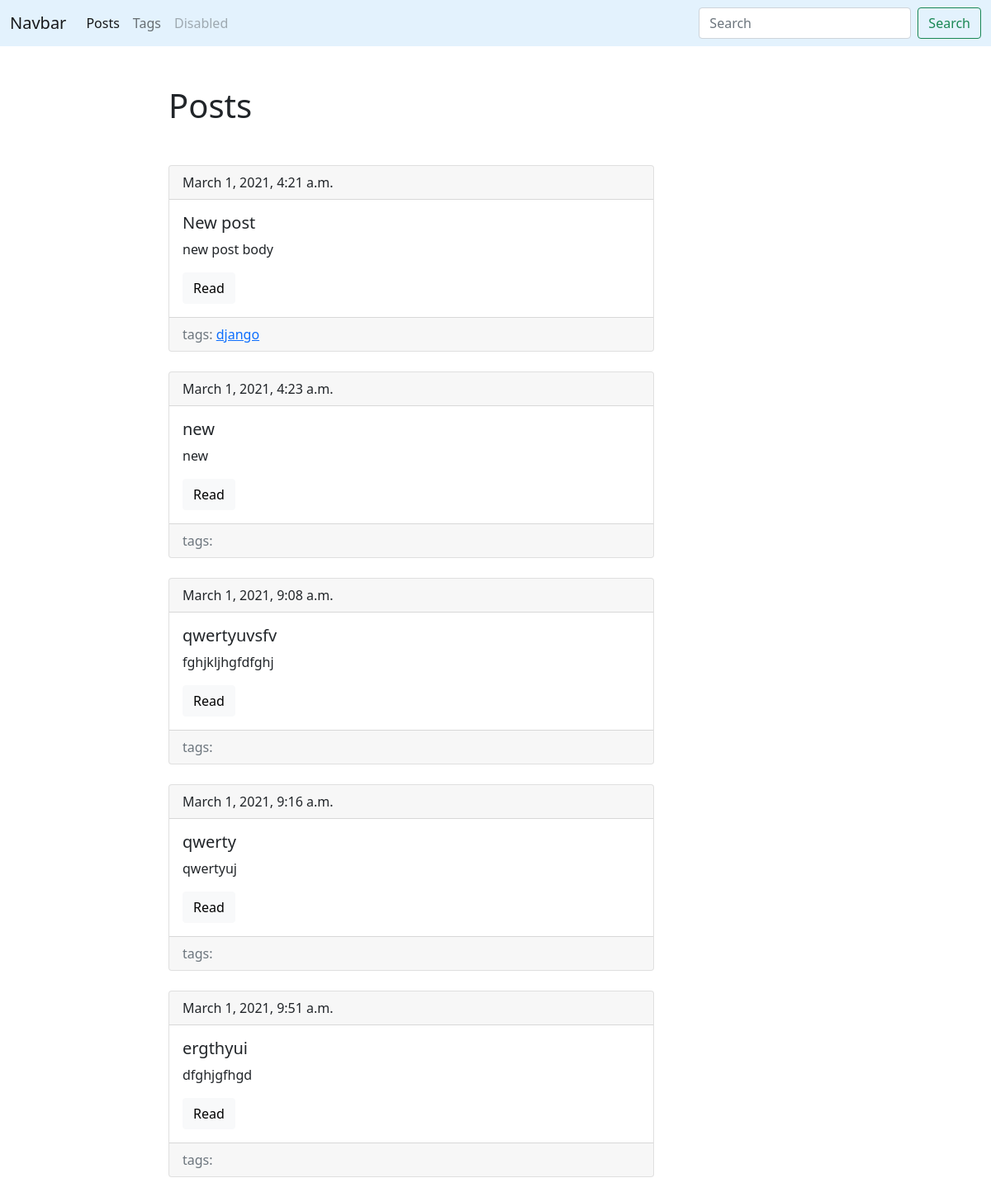
The page /blog/ on the database as committed earlier.
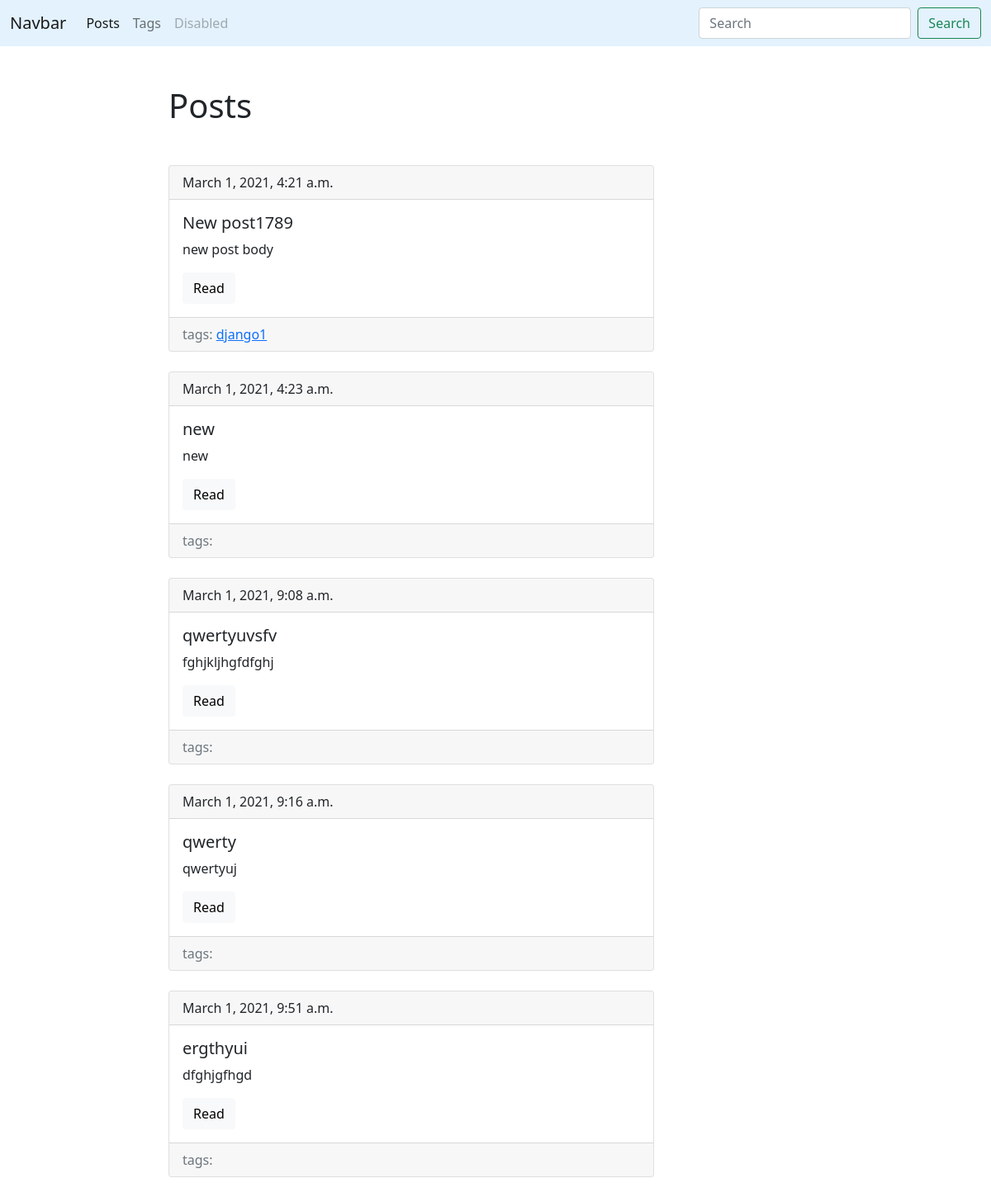
The same page on the database as committed later.
### blog/models.py (models this page shows, shortened)
class Post(models.Model):
    title = models.CharField(max_length=150, db_index=True)
    slug = models.SlugField(max_length=150, blank=True, unique=True)
    body = models.TextField(blank=True, db_index=True)
    tags = models.ManyToManyField('Tag', blank=True, related_name='posts')
    date_pub = models.DateTimeField(auto_now_add=True)
    def get_absolute_url(self):
        return reverse('post_detail', kwargs={'slug':self.slug})

class Tag(models.Model):
    title = models.CharField(max_length=50)
    slug = models.SlugField(max_length=50, unique=True)
    def get_absolute_url(self):
        return reverse('tag_detail', kwargs={'slug':self.slug})

### blog/views.py (the view)
# urls.py: path('', posts_list, name='posts_list'),
def posts_list(request):
    posts = Post.objects.all()
    return render(request, 'blog/index.html', locals())

### blog/templates/blog/index.html (shortened to what this page needs)
{% extends 'blog/base.html' %}
{%block content%}
    <h1 class='mb-5'>Posts</h1>
    {% for post in posts %}
         {% include 'blog/includes/post_card.html' %}
    {% endfor %}
{% endblock %}

### blog/templates/blog/base.html
{% extends 'base.html' %}

### templates/base.html (shortened to what this page needs)
<!DOCTYPE html>
<html lang="en">
<head>
    <link href="https://cdn.jsdelivr.net/npm/bootstrap@5.0.0-beta2/dist/css/bootstrap.min.css" rel="stylesheet">
</head>
<body>
    <nav class="navbar navbar-expand-lg navbar-light" style="background-color: #e3f2fd;">
        <div class="container-fluid">
          <a class="navbar-brand" href="#">Navbar</a>
          <div class="collapse navbar-collapse" id="navbarSupportedContent">
            <ul class="navbar-nav me-auto mb-2 mb-lg-0">
              <li class="nav-item">
                <a class="nav-link active" aria-current="page" href="{% url 'posts_list' %}">Posts</a>
              </li>
              <li class="nav-item">
                <a class="nav-link" href="{% url 'tags_list' %}">Tags</a>
              </li>
              <li class="nav-item">
                <a class="nav-link disabled" href="#" tabindex="-1" aria-disabled="true">Disabled</a>
              </li>
            </ul>
            <form class="d-flex">
              <input class="form-control me-2" type="search" placeholder="Search" aria-label="Search">
              <button class="btn btn-outline-success" type="submit">Search</button>
            </form>
          </div>
        </div>
      </nav>
      <div class='conteiner mt-5'>
          <div class='row'>
              <div class='col-6 offset-md-2'>
                {% block content %}{% endblock%}
              </div>
          </div>
      </div>
</body>
</html>

### blog/templates/blog/includes/post_card.html
<div class="card mb-4">
    <div class="card-header">
      {{ post.date_pub }}
    </div>
    <div class="card-body">
      <h5 class="card-title">{{ post.title }}</h5>
      <p class="card-text">{{ post.body|truncatewords:15 }}</p>
      <a href="{{ post.get_absolute_url }}" class="btn btn-light">Read</a>
    </div>
    <div class="card-footer text-muted">
      tags:
      {% for tag in post.tags.all %}
        <a href="{{ tag.get_absolute_url }}">{{ tag.title }}</a>
      {% endfor %}
    </div>
</div>

Rows that differ between the two databases and show on the page:
changed Post "new post body": title "New post" → "New post1789"
changed Tag: title "django" → "django1"
